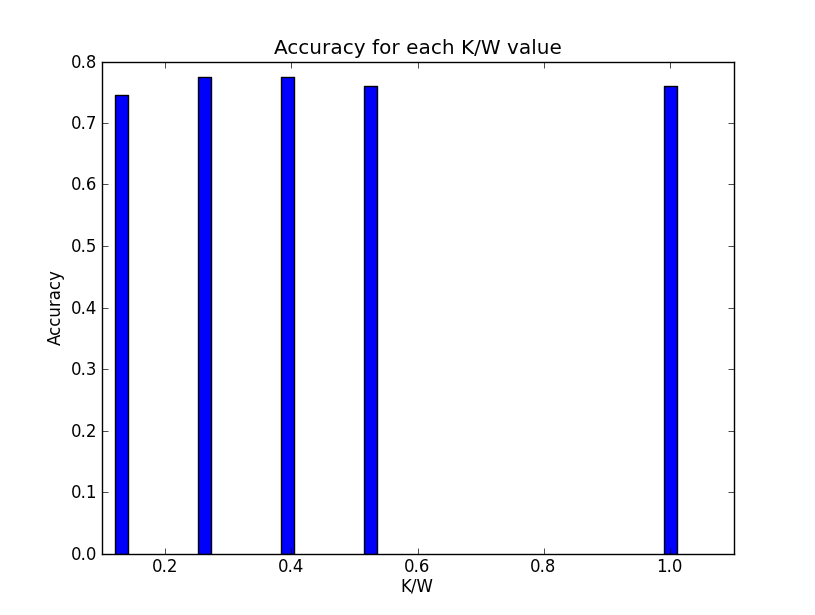

The script that drew this image:
from nltk.corpus import movie_reviews
from nltk.corpus import stopwords
from nltk.probability import FreqDist
from q2_1 import q2_1, bag_of_words
from itertools import izip
from nltk.evaluate import accuracy
import pylab

stopset = set(stopwords.words('english'))

def stopword_remover(words): 
    return dict([(word, True) for word in words if word not in stopset])

def make_topK_non_stopword_extractor(K, stopwords):  
    #count for each word in the Data set how many times the word apears
    words = movie_reviews.words()
    fd = FreqDist(word.lower() for word in words)
    words = []
    #taking k most frequent words
    fd = fd.__iter__()
    while len(words)  < K:
        try:
            word = fd.next()    
            words.append(word)
        except StopIteration:
            break  
    #words contains k most frequent words
    def extractor(document): 
        ans = []     
        for word in document:
            if word in words:
                ans.append(word)
        #removing stop words and return the filtered features  
        return stopword_remover(ans)
    return extractor


#define 5 steps for K or less, xE(1..5), if K*x > no. of features in the train or x>=5
#                                           return no. of features in the train. 
def kVal(q21,x,K):
    if x*K > q21.W:
        return q21.W
    if x >=5:
        return q21.W
    return K*x

#crating graph of accuracy vs. K/W
def plotGraph(q21, K):
    x = []
    y = []
    for i in range(1,6):
        newK = kVal(q21, i, K)
        extractor = make_topK_non_stopword_extractor(newK, stopset)
        print "top K without stops words, K = ", newK, ":"
        classifier = q21.evaluate_features(extractor, 10)
        x.append(float(newK)/float(q21.W))
        acc = accuracy(q21.maintest, q21.testClassify)
        y.append(acc)
    pylab.bar(x, y, width=0.02, facecolor='blue', align='center')
    pylab.xlabel('K/W')
    pylab.ylabel("Accuracy")
    pylab.title("Accuracy for each K/W value")
    pylab.grid(False)
    pylab.show()
    return

# counting the no. of pos tags to documents that the classifier changed his decision after changing the feature extractor method     
def newTaggs(oldClassiffy, newClassify):
    noPos = 0
    noNeg = 0
    for x,y in izip(oldClassiffy,newClassify):
        if x[0] == y[0] and x[1] != y[1]:
            if y[1] == 'neg':
                noNeg = noNeg + 1
            else:
                noPos = noPos + 1 
    return noPos, noNeg

def main():
    q21 = q2_1()
    print "bag of words extractor:"
    firstClassifier = q21.evaluate_features(bag_of_words, 10)
    oldClassify = q21.testClassify
    print "top k frequent words without stop words extractor:"
    extractor = make_topK_non_stopword_extractor(10000, stopset)
    secondClassifier = q21.evaluate_features(extractor, 10)
    newClassify = q21.testClassify
    #identifying documents that classified differently and report new positive, new negative
    noPos, noNeg = newTaggs(oldClassify, newClassify)
    print "No of documents that the classifier classify them as pos in bag of words extractor and neg in top k extractor is:", noNeg
    print "No of documents that the classifier classify them as neg in bag of words extractor and pos in top k extractor is:", noPos
    #drawing plot of accuract vs. K/W
    plotGraph(q21, 5000)
    return

if __name__ == '__main__':
    main() 
